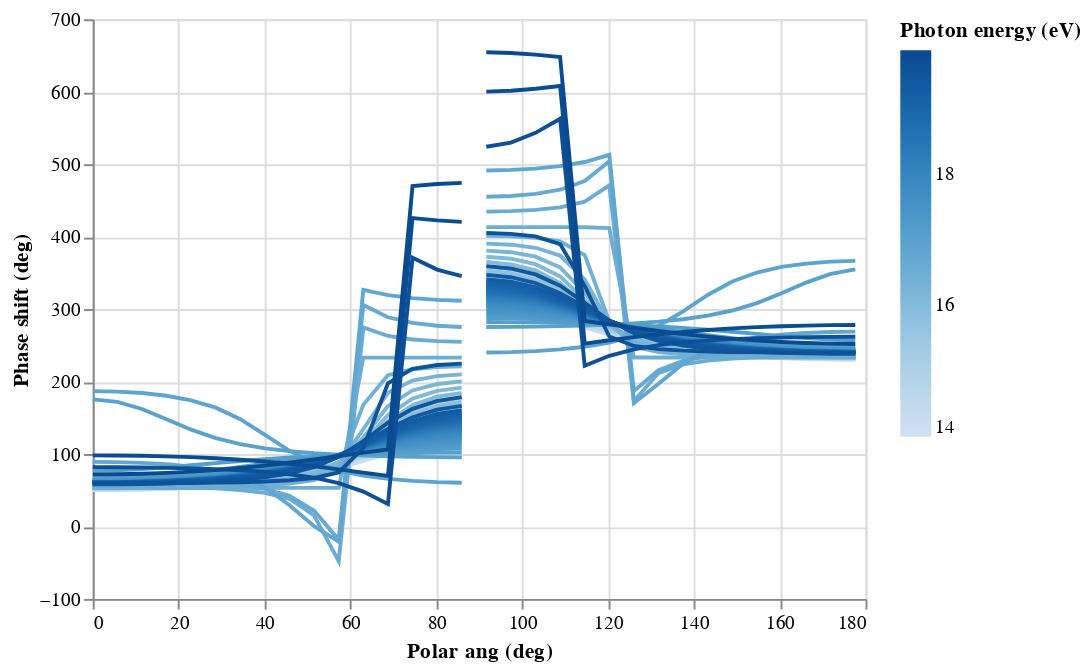

Notebook code for this chart:
### Code cell
df = unwrapped
(
    alt
    .Chart(df)
    .mark_line()
    .encode(
        x="Polar ang (deg):Q",
        y="Phase shift (deg):Q",
        color="Photon energy (eV):Q",
        )
)

### Figure 1 — Vega-Lite specification as saved in the notebook (floating-point values rounded to 4 significant figures; data arrays with more than 128 entries replaced by an {"elided": "..."} marker saying what was removed)
{"$schema": "https://vega.github.io/schema/vega-lite/v2.6.0.json", "config": {"view": {"height": 300, "width": 400}}, "data": {"name": "data-27a5c29bf8c75478ec8ce64753534a53"}, "datasets": {"data-27a5c29bf8c75478ec8ce64753534a53": {"elided": "1980 records"}}, "encoding": {"color": {"field": "Photon energy (eV)", "type": "quantitative"}, "x": {"field": "Polar ang (deg)", "type": "quantitative"}, "y": {"field": "Phase shift (deg)", "type": "quantitative"}}, "mark": "line"}
